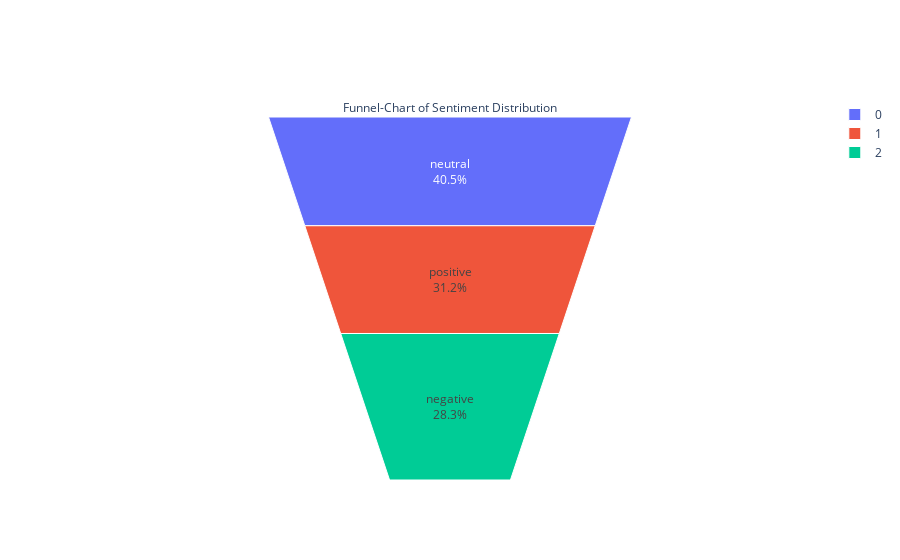

Here is the notebook cell this chart was saved with:
### Code cell
fig = go.Figure(go.Funnelarea(
    text =train['sentiment'].value_counts().index,
    values = train['sentiment'].value_counts(),
    title = {"position": "top center", "text": "Funnel-Chart of Sentiment Distribution"}
    ))
fig.show()

### Figure 1 — Plotly figure (JSON) as saved in the notebook; plotly's stock layout.template omitted (floating-point values rounded to 4 significant figures)
{"data": [{"text": ["neutral", "positive", "negative"], "title": {"position": "top center", "text": "Funnel-Chart of Sentiment Distribution"}, "type": "funnelarea", "values": [11118, 8582, 7781]}], "layout": {}}
